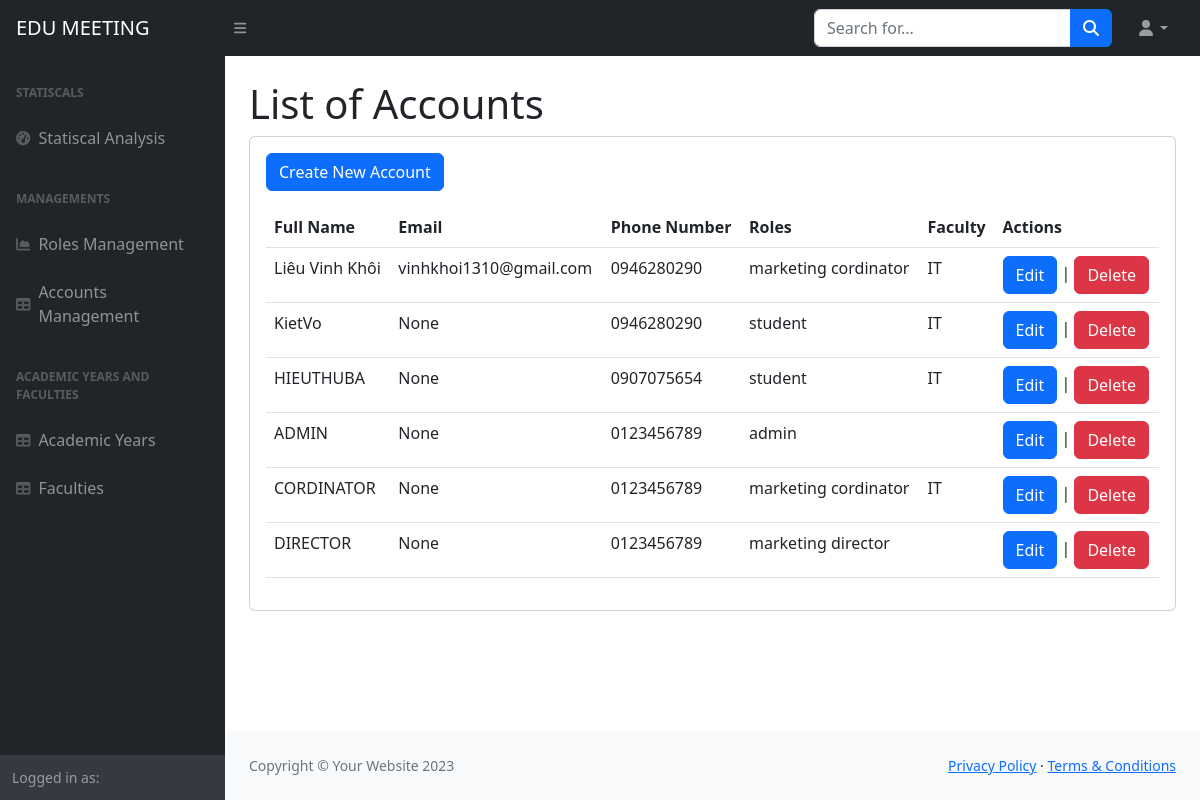
Screenshot of /ad/accounts/ with the database file from the repository.
### home/models.py (models this page shows, shortened)
class UserProfile(models.Model):
    user = models.OneToOneField(User, on_delete=models.CASCADE, primary_key=True)
    fullname = models.CharField(max_length=50)
    roles = models.ManyToManyField(Role, related_name='users')
    faculty = models.ForeignKey('Faculties', on_delete=models.CASCADE, null=True, blank=True)
    email = models.EmailField(max_length=254, unique=True, blank=True, null=True)
    phone = models.CharField(max_length=15)
    academic_Year = models.ForeignKey(AcademicYear,blank=True, null =True, on_delete=models.CASCADE)

class Role(models.Model):
    name = models.CharField(max_length=30)

class Faculties(models.Model):
    name = models.CharField(max_length = 40)
    description = models.TextField(null =True)

### home/views.py (the view)
# urls.py: path('ad/accounts/', views.account_list, name='account_list'),
def account_list(request):
    accounts = UserProfile.objects.all()
    return render(request, 'listAccount.html', {'accounts': accounts})

### templates/listAccount.html (shortened to what this page needs)
{%load static%}
<!DOCTYPE html>
<html lang="en">
    <head>
        <link href="https://cdn.jsdelivr.net/npm/simple-datatables@7.1.2/dist/style.min.css" rel="stylesheet" />
        <link href="{% static 'css/styles.css' %}" rel="stylesheet" />
    </head>
    <body class="sb-nav-fixed">
        <nav class="sb-topnav navbar navbar-expand navbar-dark bg-dark">
            <a class="navbar-brand ps-3" href="{% url "home" %}">EDU MEETING</a>
            <button class="btn btn-link btn-sm order-1 order-lg-0 me-4 me-lg-0" id="sidebarToggle" href="#!"><i class="fas fa-bars"></i></button>
            <form class="d-none d-md-inline-block form-inline ms-auto me-0 me-md-3 my-2 my-md-0">
                <div class="input-group">
                    <input class="form-control" type="text" placeholder="Search for..." aria-label="Search for..." aria-describedby="btnNavbarSearch" />
                    <button class="btn btn-primary" id="btnNavbarSearch" type="button"><i class="fas fa-search"></i></button>
                </div>
            </form>
            <ul class="navbar-nav ms-auto ms-md-0 me-3 me-lg-4">
                <li class="nav-item dropdown">
                    <a class="nav-link dropdown-toggle" id="navbarDropdown" href="#" role="button" data-bs-toggle="dropdown" aria-expanded="false"><i class="fas fa-user fa-fw"></i></a>
                </li>
            </ul>
        </nav>
        <div id="layoutSidenav">
            <div id="layoutSidenav_nav">
                <nav class="sb-sidenav accordion sb-sidenav-dark" id="sidenavAccordion">
                    <div class="sb-sidenav-menu">
                        <div class="nav">
                            <div class="sb-sidenav-menu-heading">Statiscals</div>
                            <a class="nav-link" href="{% url "statistical_analysis" %}">
                                <div class="sb-nav-link-icon"><i class="fas fa-tachometer-alt"></i></div>
                                Statiscal Analysis
                            </a>
                            <div class="sb-sidenav-menu-heading">Managements</div>
                            <a class="nav-link" href="{% url "role_list" %}">
                                <div class="sb-nav-link-icon"><i class="fas fa-chart-area"></i></div>
                                Roles Management
                            </a>
                            <a class="nav-link" href="{% url "account_list" %}">
                                <div class="sb-nav-link-icon"><i class="fas fa-table"></i></div>
                                Accounts Management
                            </a>
                            <div class="sb-sidenav-menu-heading">Academic Years and Faculties</div>
                            <a class="nav-link" href="{% url "list_academic_years" %}">
                                <div class="sb-nav-link-icon"><i class="fas fa-table"></i></div>
                                Academic Years
                            </a>
                            <a class="nav-link" href="{% url "list_faculties" %}">
                                <div class="sb-nav-link-icon"><i class="fas fa-table"></i></div>
                                Faculties
                            </a>
                        </div>
                    </div>
                    <div class="sb-sidenav-footer">
                        <div class="small">Logged in as:</div>
                    </div>
                </nav>
            </div>
            <div id="layoutSidenav_content">
                <main>
                    <div class="container-fluid px-4">
                        <h1 class="mt-4">List of Accounts</h1>
                        <div class="card mb-4">
                            <div class="card-body">
                              <table class="table mt-3">
                                <a href="{% url 'create_account' %}" class="btn btn-primary">Create New Account</a>
                                <thead class="thead-dark">
                                  <tr>
                                    <th scope="col">Full Name</th>
                                    <th scope="col">Email</th>
                                    <th scope="col">Phone Number</th>
                                    <th scope="col">Roles</th>
                                    <th scope="col">Faculty</th>
                                    <th scope="col">Actions</th>
                                  </tr>
                                </thead>
                                <tbody>
                                  {% for user_profile in accounts %}
                                  <tr>
                                    <td>{{ user_profile.fullname }}</td>
                                    <td>{{ user_profile.email }}</td>
                                    <td>{{ user_profile.phone }}</td>
                                    <td>
                                      {% for role in user_profile.roles.all %}
                                        {{ role.name }}{% if not forloop.last %}, {% endif %}
                                      {% endfor %}
                                    </td>
                                    <td>{{ user_profile.faculty.name }}</td>
                                    <td>
                                      <a href="{% url 'account_edit' user_profile.user.id %}" class="btn btn-primary">Edit</a>
                                      |
                                      <a href="{% url 'account_delete' user_profile.user.id %}" class="btn btn-danger" onclick="return confirm('Are you sure you want to delete?');">
                                        Delete
                                      </a>
                                    </td>
                                  </tr>
                                  {% endfor %}
                                </tbody>
                              </table>
                            </div>
                        </div>
                    </div>
                </main>
                <footer class="py-4 bg-light mt-auto">
                    <div class="container-fluid px-4">
                        <div class="d-flex align-items-center justify-content-between small">
                            <div class="text-muted">Copyright &copy; Your Website 2023</div>
                            <div>
                                <a href="#">Privacy Policy</a>
                                &middot;
                                <a href="#">Terms &amp; Conditions</a>
                            </div>
                        </div>
                    </div>
                </footer>
            </div>
        </div>
    </body>
</html>

### rows the page displays
UserProfile: fullname "Liêu Vinh Khôi", email "vinhkhoi1310@gmail.com", phone "0946280290", faculty.name "IT"
Role: name "marketing cordinator"
UserProfile: fullname "KietVo", email "None", phone "0946280290", faculty.name "IT"
Role: name "student"
UserProfile: fullname "HIEUTHUBA", email "None", phone "0907075654", faculty.name "IT"
UserProfile: fullname "ADMIN", email "None", phone "0123456789"
Role: name "admin"
UserProfile: fullname "CORDINATOR", email "None", phone "0123456789", faculty.name "IT"
UserProfile: fullname "DIRECTOR", email "None", phone "0123456789"
Role: name "marketing director"
